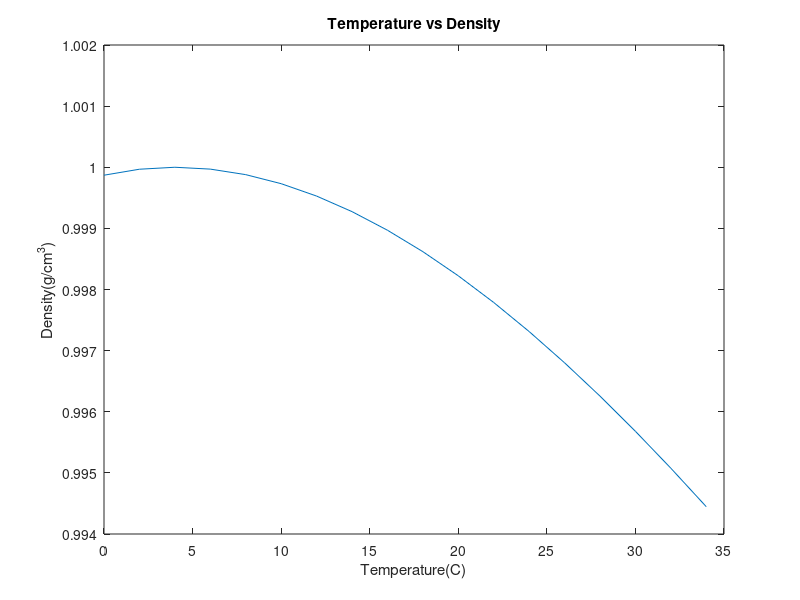

Write the MATLAB code that produced this figure.
TF = 32:3.6:93.2;
TC = 5/9*(TF-32);
rho = 5.5289e-8*TC.^3-8.5016e-6*TC.^2+6.5622e-5*TC+0.99987;

plot(TC,rho)
title 'Temperature vs Density'
xlabel 'Temperature(C)'
ylabel 'Density(g/cm^3)'